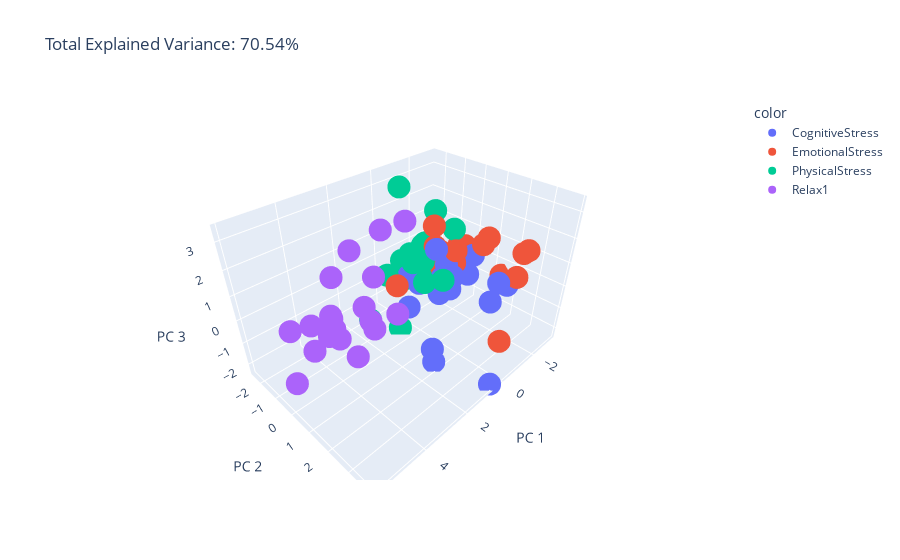

Write notebook code for a chart like this one.
### Code cell
from sklearn.preprocessing import StandardScaler
from sklearn.decomposition import PCA
import plotly.express as px

# Το PCA απαιτεί κανονικοποιημένες τιμες μεταξύ των features
def NormalizeData(data):
    return (data - np.min(data)) / (np.max(data) - np.min(data))

X = NormalizeData(X)

standardized_X = StandardScaler().fit_transform(X)

# 3D plot
pca = PCA(n_components=3)

principalComponents = pca.fit_transform(standardized_X)

principalDF = pd.DataFrame(data = principalComponents, columns = ['PC1', 'PC2', 'PC3'])

finalDF = pd.concat((principalDF, features['Label']), axis = 1)

total_var = pca.explained_variance_ratio_.sum() * 100

fig = px.scatter_3d(
    principalComponents, x=0, y=1, z=2, color=features['Label'],
    title=f'Total Explained Variance: {total_var:.2f}%',
    labels={'0': 'PC 1', '1': 'PC 2', '2': 'PC 3'}
)
fig.show()

# 2D plot
fig = plt.figure(figsize = (8,8))
ax = fig.add_subplot(1,1,1)
ax.set_xlabel('PC1', fontsize = 15)
ax.set_ylabel('PC2', fontsize = 15)
ax.set_title('2 component PCA', fontsize = 20)
targets = set(features['Label'])
colors = ['r', 'g', 'b', 'y', 'm', 'c', 'k']
for target, color in zip(targets,colors):
    indicesToKeep = finalDF['Label'] == target
    ax.scatter(finalDF.loc[indicesToKeep, 'PC1']
               , finalDF.loc[indicesToKeep, 'PC2']
               , c = color
               , s = 50)
ax.legend(targets)
ax.grid()

### Figure 1 — Plotly figure (JSON) as saved in the notebook; plotly's stock layout.template omitted (floating-point values rounded to 4 significant figures)
{"data": [{"hovertemplate": "color=CognitiveStress<br>PC 1=%{x}<br>PC 2=%{y}<br>PC 3=%{z}<extra></extra>", "legendgroup": "CognitiveStress", "marker": {"color": "#636efa", "symbol": "circle"}, "mode": "markers", "name": "CognitiveStress", "scene": "scene", "showlegend": true, "type": "scatter3d", "x": [-0.9058, 0.5567, 1.161, -2.829, -1.699, 0.03225, 0.3805, -0.2664, -1.336, -0.6677, -1.091, -1.921, -1.905, 1.207, -1.825, -0.8878, -0.5242, -0.9923, -2.338, -1.078], "y": [0.7672, 3.883, 1.683, 1.988, -1.154, 0.7098, -0.2964, 0.6675, 2.528, -0.7626, 0.07483, 0.6919, -0.2224, 1.814, -0.5341, 0.6668, -1.212, 2.495, 0.585, 0.2757], "z": [0.07519, -2.31, -1.69, -0.6664, -1.448, 1.626, -1.255, -0.4398, 0.4159, -0.8601, -0.3998, -0.3214, 0.07421, -2.198, -1.328, -0.5384, -0.6414, -0.2626, 0.3324, 0.3113]}, {"hovertemplate": "color=EmotionalStress<br>PC 1=%{x}<br>PC 2=%{y}<br>PC 3=%{z}<extra></extra>", "legendgroup": "EmotionalStress", "marker": {"color": "#EF553B", "symbol": "circle"}, "mode": "markers", "name": "EmotionalStress", "scene": "scene", "showlegend": true, "type": "scatter3d", "x": [-2.571, -0.5339, -1.305, -3.179, -1.414, -1.289, 0.05573, -1.63, -2.405, -1.225, -2.38, -2.167, -1.613, -2.406, -1.425, -1.529, -1.85, -2.901, -2.524, -2.082], "y": [-0.3364, 3.365, 0.5196, 1.442, -0.269, -0.5965, -1.308, -0.8214, 2.608, -1.455, 0.1079, -1.265, -0.4723, 2.912, 0.3919, -0.1776, -2.456, 2.464, 1.114, 1.195], "z": [0.3659, -1.322, 0.9394, -0.6068, -0.1476, 1.578, -0.8927, 0.4469, 0.201, -0.9532, 0.5614, -0.3374, 0.3553, 1.479, 0.302, 0.222, -1.685, 0.9652, 1.243, 1.16]}, {"hovertemplate": "color=PhysicalStress<br>PC 1=%{x}<br>PC 2=%{y}<br>PC 3=%{z}<extra></extra>", "legendgroup": "PhysicalStress", "marker": {"color": "#00cc96", "symbol": "circle"}, "mode": "markers", "name": "PhysicalStress", "scene": "scene", "showlegend": true, "type": "scatter3d", "x": [-2.058, -0.4019, -2.165, -1.867, -1.106, -1.691, 0.113, 0.05271, -2.162, 0.6597, -1.992, -1.439, -1.205, -0.3562, -0.9275, 0.1669, 1.675, -0.4378, -1.544, -0.6697], "y": [-0.9103, 0.7144, -2.373, 0.2025, -2.243, -0.9189, -1.831, -1.12, -0.3146, -0.5164, -1.728, -2.365, -0.6918, -0.9819, -1.985, 0.3036, -1.134, -0.3457, -1.431, -1.119], "z": [-0.1553, 0.1218, -0.5823, -0.3818, -0.5977, 1.977, -0.5976, 3.393, 1.222, -2.268, 0.1117, -1.752, -0.3598, 0.5774, -0.9798, 0.09571, -1.649, 0.4812, 0.3143, -0.0291]}, {"hovertemplate": "color=Relax1<br>PC 1=%{x}<br>PC 2=%{y}<br>PC 3=%{z}<extra></extra>", "legendgroup": "Relax1", "marker": {"color": "#ab63fa", "symbol": "circle"}, "mode": "markers", "name": "Relax1", "scene": "scene", "showlegend": true, "type": "scatter3d", "x": [2.052, 3.089, 5.178, 4.547, 4.244, 1.661, 5.871, 2.324, 0.4296, 4.176, 4.602, 2.91, 1.519, 3.98, 2.675, 2.964, 5.009, 5.026, 4.397, 4.006], "y": [0.8343, 0.6418, 0.4145, 0.5518, 0.2167, -0.3501, 0.2333, -1.268, -0.4517, 0.3566, 0.422, 0.6015, -1.004, 0.9811, -2.031, 0.1686, -1.315, 0.1501, 0.2768, -0.2497], "z": [-0.04269, 0.1339, 0.01, 1.111, 0.2195, 2.596, -1.035, 1.701, 2.445, -0.1539, 0.2562, -0.3406, 0.3619, -0.649, 0.4015, 0.3782, -0.3468, 0.7714, 0.6569, 0.231]}], "layout": {"legend": {"title": {"text": "color"}, "tracegroupgap": 0}, "scene": {"domain": {"x": [0, 1], "y": [0, 1]}, "xaxis": {"title": {"text": "PC 1"}}, "yaxis": {"title": {"text": "PC 2"}}, "zaxis": {"title": {"text": "PC 3"}}}, "title": {"text": "Total Explained Variance: 70.54%"}}}
